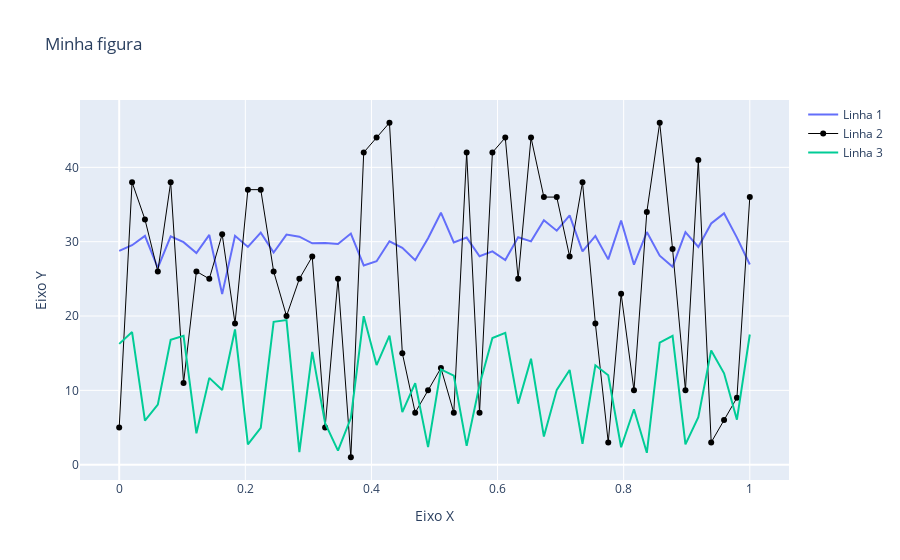

Notebook source saved alongside this figure:
### Code cell
linha1 = go.Scatter(
    x = x,
    y = random_y1,
    mode = 'lines',
    name = 'Linha 1'
)
linha2 = go.Scatter(
    x = x,
    y = random_y2,
    mode = 'lines+markers',
    name = 'Linha 2',
    line = dict(color='black', width = 1)
)
linha3 = go.Scatter(
    x = x,
    y = random_y3,
    mode = 'lines',
    name = 'Linha 3'
)

data = [linha1,linha2,linha3]

layout = go.Layout(
    title='Minha figura',
    xaxis=dict(title='Eixo X'),
    yaxis=dict(title='Eixo Y')
)

fig = go.Figure(data, layout)
fig.show()
